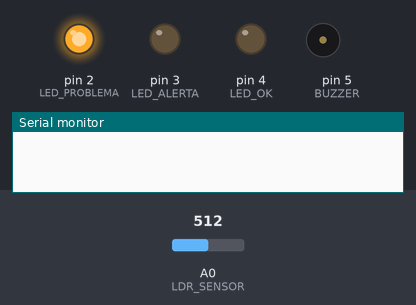
Bench run of a sketch on a simulated Arduino Uno, built with avr-gcc and run on an emulated ATmega328P. Parts: output pins drawn as LEDs (lit = HIGH), buzzer (waves = sounding, pin HIGH), the last lines printed to the serial monitor. The test bench sets the inputs (shaded band); at power-on: A0 (LDR_SENSOR) = 512.

Above: at 1.2 s.
1.3 s: A0 (LDR_SENSOR) set to 486
At 1.8 s:
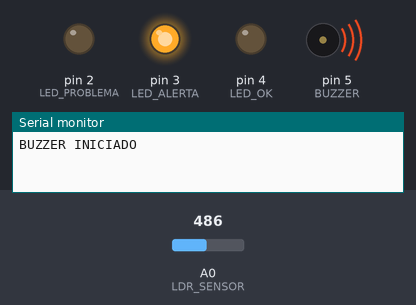
2.8 s: A0 (LDR_SENSOR) set to 510
At 4.0 s:
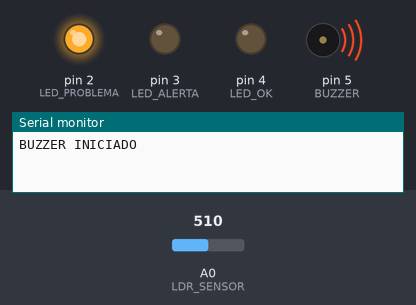
5.8 s: A0 (LDR_SENSOR) set to 290
At 6.5 s:
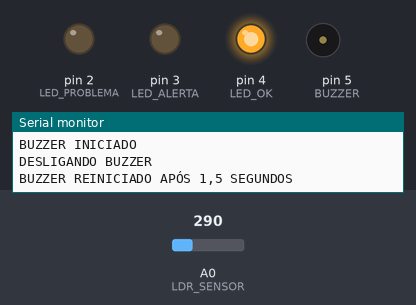
7.3 s: A0 (LDR_SENSOR) set to 309
At 7.6 s:
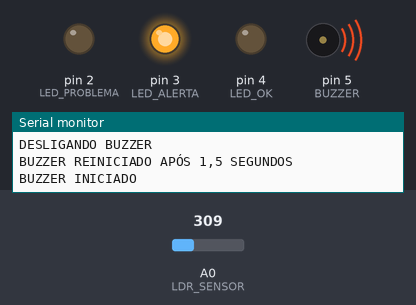
8.8 s: A0 (LDR_SENSOR) set to 122
At 9.9 s:
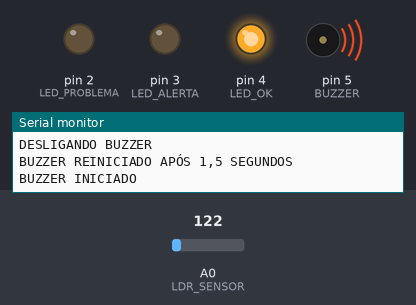
11.8 s: A0 (LDR_SENSOR) set to 306
At 12.2 s:
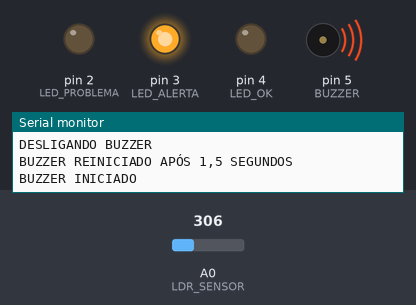
Timing chart, 0 to 14.3 s (numbered marks = the images above; inputs shaded):
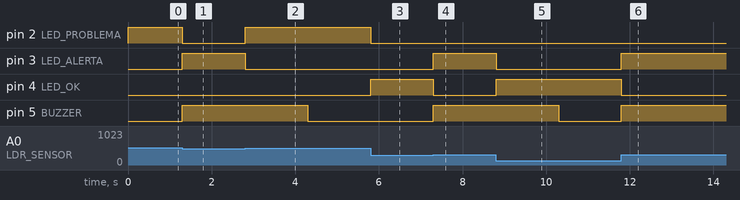

Measured:
- the behaviour switches between 500 and 499 on A0 (LDR_SENSOR) (found by bisection; images 0 and 1)
- the behaviour switches between 299 and 300 on A0 (LDR_SENSOR) (found by bisection; images 3 and 4)
- after the input at 1.3 s, pin 2 (LED_PROBLEMA): HIGH → LOW at once; pin 3 (LED_ALERTA), pin 5 (BUZZER): LOW → HIGH at once
- after the input at 2.8 s, pin 2 (LED_PROBLEMA): LOW → HIGH at once; pin 3 (LED_ALERTA): HIGH → LOW at once
- after the input at 5.8 s, pin 2 (LED_PROBLEMA): HIGH → LOW at once; pin 4 (LED_OK): LOW → HIGH at once
- after the input at 7.3 s, pin 3 (LED_ALERTA), pin 5 (BUZZER): LOW → HIGH at once; pin 4 (LED_OK): HIGH → LOW at once
- after the input at 8.8 s, pin 3 (LED_ALERTA): HIGH → LOW at once; pin 4 (LED_OK): LOW → HIGH at once
- after the input at 11.8 s, pin 3 (LED_ALERTA), pin 5 (BUZZER): LOW → HIGH at once; pin 4 (LED_OK): HIGH → LOW at once

The sketch:

main.ino
```cpp
#define LED_OK 4
#define LED_ALERTA 3
#define LED_PROBLEMA 2

#define LDR_SENSOR A0
#define BUZZER 5

// Constantes do buzzer
int TEMPO_RESET = 1500;
int DURACAO = 3000;

long tempoInicio = 0;
bool buzzerAtivo = false;
bool aguardandoReset = false;

void setup() {
  pinMode(LED_OK, OUTPUT);
  pinMode(LED_ALERTA, OUTPUT);
  pinMode(LED_PROBLEMA, OUTPUT);
  pinMode(BUZZER, OUTPUT);

  Serial.begin(9600);
}

void loop() {
  // MIN: 6 - MAX: 679
  int luminosidade = analogRead(LDR_SENSOR);

  // 6 - 300
  if (luminosidade < 300) {
    // LED OK
    digitalWrite(LED_OK, HIGH);

    // Reset LEDs
    digitalWrite(LED_ALERTA, LOW);
    digitalWrite(LED_PROBLEMA, LOW);
    // 300 - 500
  } else if (luminosidade < 500) {
    // LED Alerta
    digitalWrite(LED_ALERTA, HIGH);

    // Reset LEDs
    digitalWrite(LED_OK, LOW);
    digitalWrite(LED_PROBLEMA, LOW);
    // 500 - 679
  } else {
    // LED Problema
    digitalWrite(LED_PROBLEMA, HIGH);

    // Reset LEDs
    digitalWrite(LED_OK, LOW);
    digitalWrite(LED_ALERTA, LOW);
  }

  /*
    Caso o LED ainda esteja em estado de Alerta,
    ele espera 2s para reiniciar o buzzer após ele tocar por 3s
  */
  if (!aguardandoReset) {
    if (!buzzerAtivo) {
      if (digitalRead(LED_ALERTA) == HIGH) {

        Serial.println("BUZZER INICIADO");
        tempoInicio = millis();
        buzzerAtivo = true;
      }
    } else {
      if (millis() - tempoInicio <= DURACAO) {
        digitalWrite(BUZZER, HIGH);
      } else {
        Serial.println("DESLIGANDO BUZZER");
        // Desliga o buzzer após 3 segundos
        digitalWrite(BUZZER, LOW);
        buzzerAtivo = false;
        aguardandoReset = true;
      }
    }
  } else if (millis() - tempoInicio >= TEMPO_RESET + DURACAO) {
    Serial.println("BUZZER REINICIADO APÓS 1,5 SEGUNDOS");
    aguardandoReset = false;
  }
}
```
